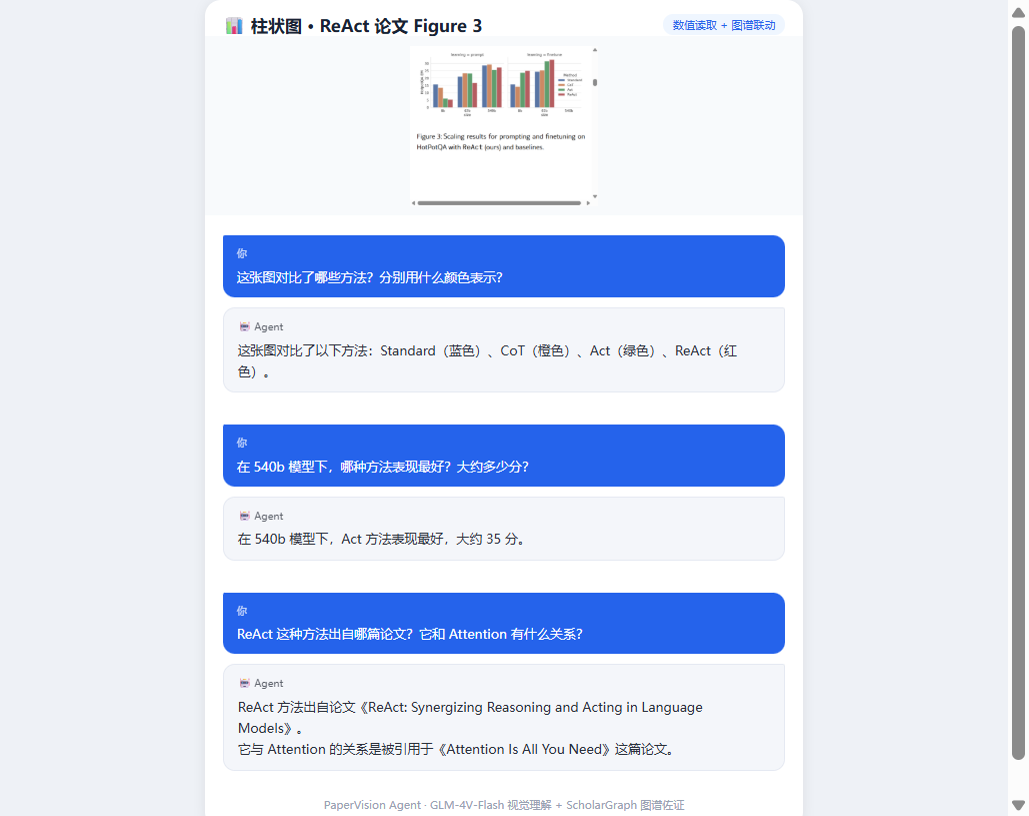
#> input picture paper_vision_agent/test_images/qa_shots/1_line_chart_qa.png, 1029 x 816 px
$ python make_gif.py
#> lines starting #> are read from the running program, lines starting #| are printed output that depends on the picture
"""把 qa_shots/ 的三张问答卡片截图合成为 GIF（README 首图演示素材）

用法:
    python paper_vision_agent/make_gif.py
输出:
    paper_vision_agent/docs/demo.gif
"""

from pathlib import Path

from PIL import Image

BASE = Path(__file__).resolve().parent
SHOTS = BASE / "test_images" / "qa_shots"
OUT_DIR = BASE / "docs"
FRAMES = ["1_line_chart_qa.png", "2_architecture_qa.png", "3_table_qa.png"]

HOLD_MS = 2600  # 每张卡静止停留时长
FADE_STEPS = 4  # 淡入过渡帧数
FADE_MS = 70  # 每过渡帧时长（淡入共约 280ms）
TARGET_W = 600  # GIF 目标宽度（README 内嵌显示无需原始分辨率，控制体积）
COLORS = 48  # 调色板颜色数（GIF 压缩）


def main() -> None:
    """加载三张卡片，统一尺寸（白底），加淡入过渡，导出循环 GIF。"""
    cards = [Image.open(SHOTS / f).convert("RGB") for f in FRAMES]
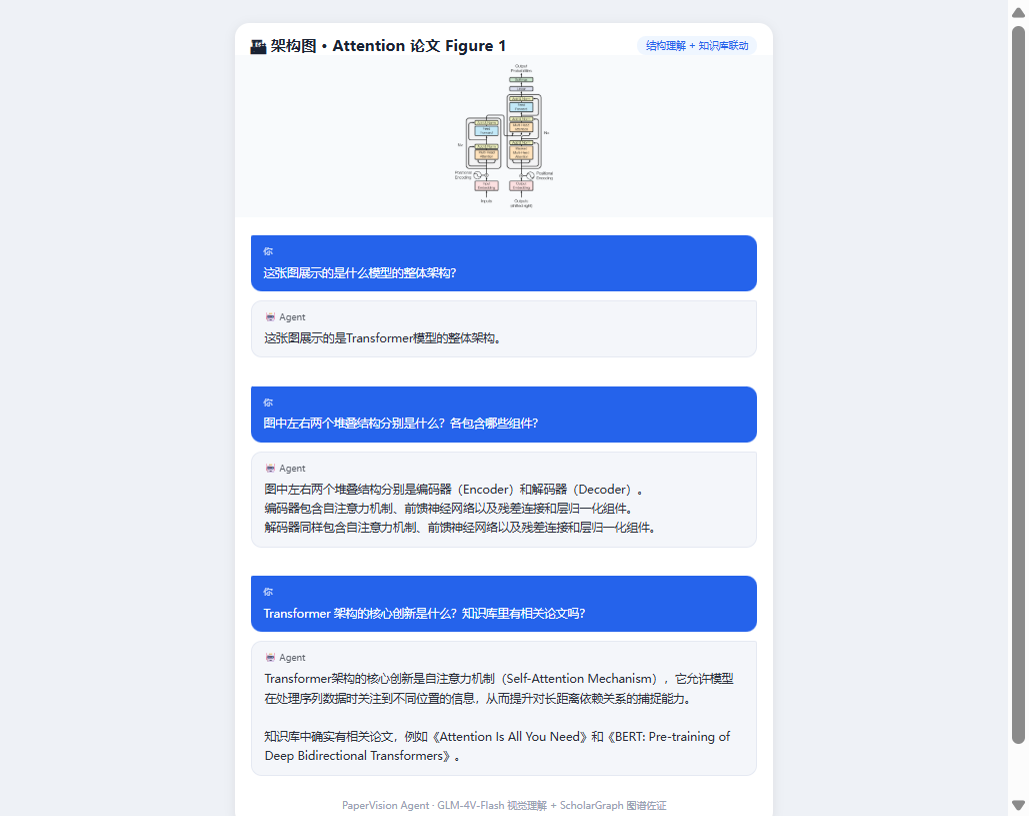
#> input picture paper_vision_agent/test_images/qa_shots/2_architecture_qa.png, 1029 x 816 px
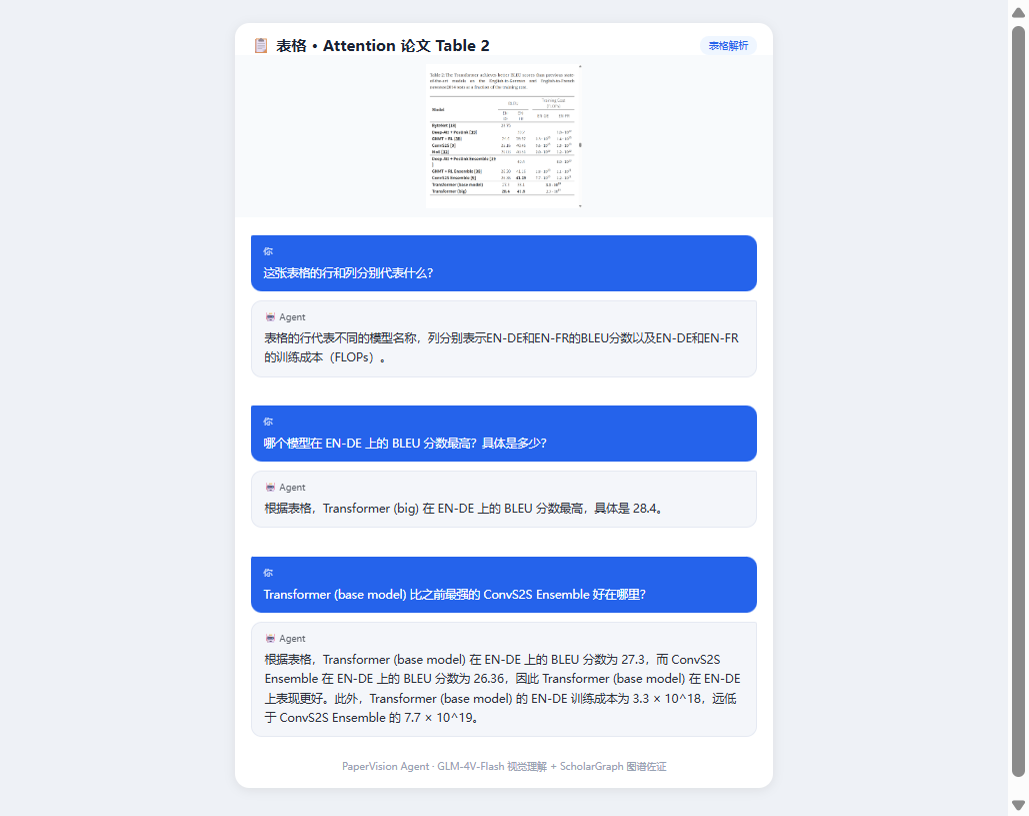
#> input picture paper_vision_agent/test_images/qa_shots/3_table_qa.png, 1029 x 816 px
#> cards = 3 items
    # 统一缩放到目标宽度（LANCZOS 高质量），显著降低 GIF 体积
    cards = [
        im.resize((TARGET_W, int(im.height * TARGET_W / im.width)), Image.LANCZOS)
        for im in cards
    ]
    w = max(im.width for im in cards)
#> w = 600
    h = max(im.height for im in cards)
#> h = 475

    frames, durations = [], []
    prev_hold = Image.new("RGB", (w, h), (255, 255, 255))  # 首张卡从白底淡入
#> prev_hold: PIL image 600x475 RGB; every value is 255
    for im in cards:
        canvas = Image.new("RGB", (w, h), (255, 255, 255))
        canvas.paste(im, ((w - im.width) // 2, (h - im.height) // 2))
        # 淡入：从上一张卡的停留帧渐变到当前卡
        for s in range(1, FADE_STEPS + 1):
            frames.append(Image.blend(prev_hold, canvas, s / FADE_STEPS))
            durations.append(FADE_MS)
        frames.append(canvas)
        durations.append(HOLD_MS)
        prev_hold = canvas
#> this loop made 3 passes
#> after the loop, durations = [70, 70, 70, 70, 2600, 70, 70, 70, 70, 2600, 70, 70, 70, 70, 2600]; frames = 15 items

    OUT_DIR.mkdir(parents=True, exist_ok=True)
    out = OUT_DIR / "demo.gif"
    frames[0].save(
        out,
        save_all=True,
        append_images=frames[1:],
        duration=durations,
        loop=0,
        optimize=True,
        colors=COLORS,
    )
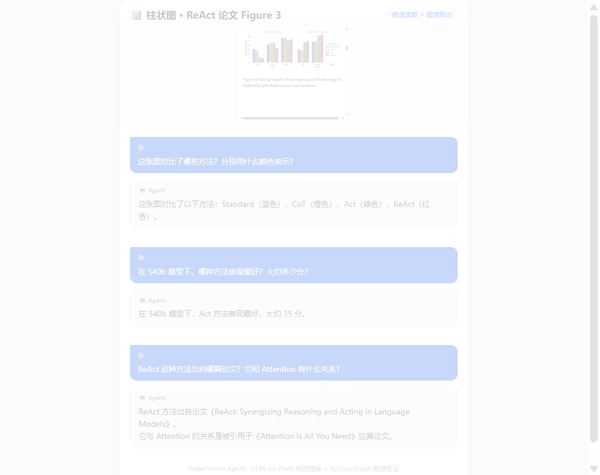
#> saved as demo.gif: PIL image 600x475 RGB; mean R, G, B 244.7, 247, 251.8
    print(
        f"已生成 {out}（{len(frames)} 帧，{out.stat().st_size // 1024}KB，约 {sum(durations) // 1000}s）"
    )
#| 已生成 paper_vision_agent/docs/demo.gif（15 帧，564KB，约 8s）


if __name__ == "__main__":
    main()
